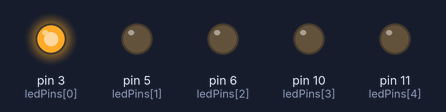
Bench run of a sketch on a simulated Arduino Uno, built with avr-gcc and run on an emulated ATmega328P. Parts: output pins drawn as LEDs (lit = HIGH).

Above: at 0.05 s.
At 0.25 s:
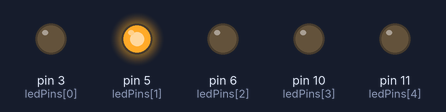
At 0.65 s:
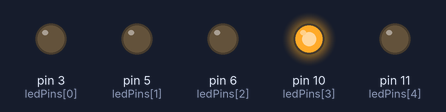
At 0.75 s:
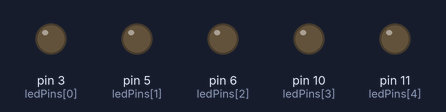
At 1.45 s:
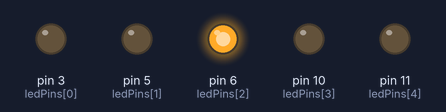
At 2.85 s:
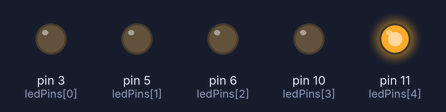
Timing chart, 0 to 3.1 s (numbered marks = the images above):
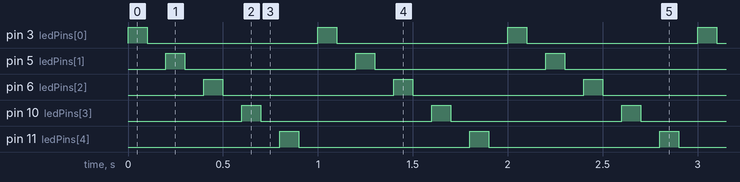

Measured:
- by itself, pin 3 (ledPins[0]), pin 5 (ledPins[1]), pin 6 (ledPins[2]), pin 10 (ledPins[3]), pin 11 (ledPins[4]): alternates HIGH for 0.10 s and LOW for 0.90 s
- by itself, everything shown: repeats every 1.0 s, in 10 steps

The sketch:

step4.ino
```cpp
//for reference: https://www.arduino.cc/reference/tr/language/variables/data-types/array/ & https://www.arduino.cc/reference/en/language/structure/control-structure/for/
//LETS LOOK AT ARRAYS & ITERATION

int ledPins[] = {3, 5, 6, 10, 11}; //an array can be thought of as a list. Instead of having multiple variables. I can store multiple values inside of one variable and reference that value's position in the list. Note that the first element in the array is at position zero.

void setup() {
  for (int i = 0; i < 5; i++){ //for loops will run a chunk of code repeatedly. In this for loop, i is initialized at zero, is incremented each time the code runs, until the condition is no longer satisfied. So, this code will run 5 times where the value of i will go from 0 to 4. After that point, the setup function will be finished and the loop function will begin running.
    pinMode(ledPins[i], OUTPUT); //set led pins to output. note that the value of ledPins[0] is 3, the value of ledPins[1] is 5, the value of ledPins[2] is 6, the value of ledPins[3] is 10, and the value of ledPins[4] is 11. If you try to use ledPins[5], you will get an error, because there is not a 6th element in the array.
  }
}

void loop() {
  for (int i = 0; i < 5; i++){  //see the comment at the previous for loop
  digitalWrite(ledPins[i], HIGH);   // turn the LED on (HIGH is the voltage level)
  delay(100);                       // wait for a second
  digitalWrite(ledPins[i], LOW);    // turn the LED off by making the voltage LOW
  delay(100);                       // wait for a second
  }
}
```
